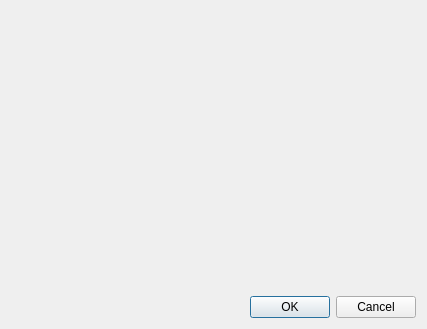
<?xml version="1.0" encoding="UTF-8"?>
<ui version="4.0">
 <class>CDialog</class>
 <widget class="QDialog" name="CDialog">
  <property name="geometry">
   <rect>
    <x>0</x>
    <y>0</y>
    <width>427</width>
    <height>329</height>
   </rect>
  </property>
  <property name="windowTitle">
   <string>Dialog</string>
  </property>
  <layout class="QGridLayout" name="gridLayout">
   <item row="1" column="0" colspan="2">
    <widget class="QDialogButtonBox" name="buttonBox">
     <property name="orientation">
      <enum>Qt::Horizontal</enum>
     </property>
     <property name="standardButtons">
      <set>QDialogButtonBox::Cancel|QDialogButtonBox::Ok</set>
     </property>
    </widget>
   </item>
   <item row="0" column="0" colspan="2">
    <widget class="QWidget" name="widget" native="true">
     <property name="sizePolicy">
      <sizepolicy hsizetype="Minimum" vsizetype="Expanding">
       <horstretch>0</horstretch>
       <verstretch>0</verstretch>
      </sizepolicy>
     </property>
     <property name="minimumSize">
      <size>
       <width>200</width>
       <height>100</height>
      </size>
     </property>
    </widget>
   </item>
  </layout>
 </widget>
 <resources/>
 <connections/>
</ui>
